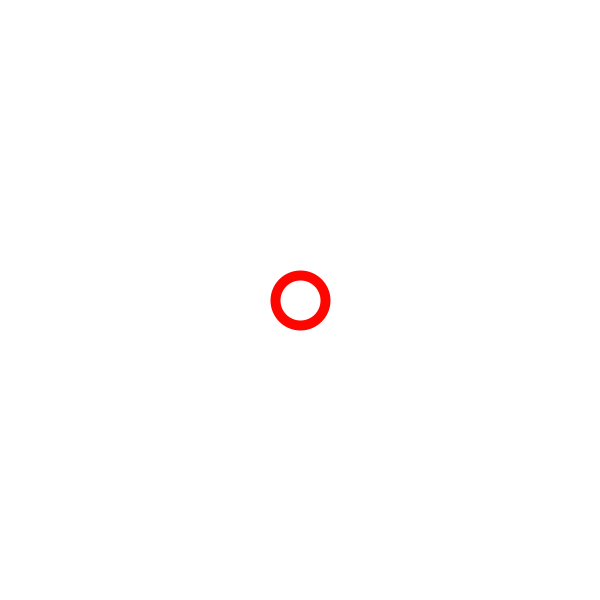
Frame 1 (no input)
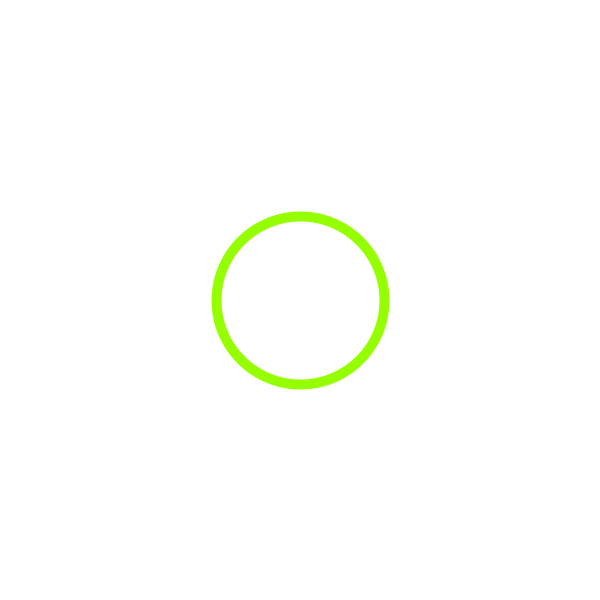
Frame 60 (the mouse pressed at the canvas centre just before this capture)
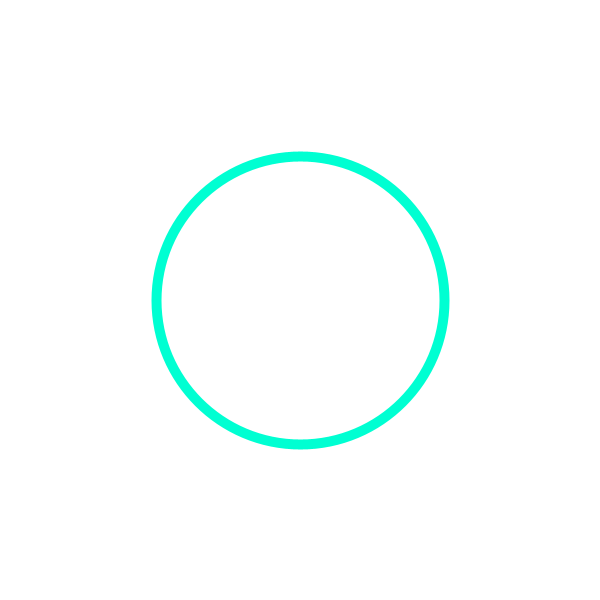
Frame 120 (the mouse held since frame 60 and released just before this capture)

The Processing sketch that drew these frames (run headless with seeded random() and noise(); from frame 60 on, the mouse is pressed at the canvas centre):

// Processing sketch: Rainbow_Shrinking_Moving_Circle
// ── Rainbow_Shrinking_Moving_Circle.pde
int radius; //for ellipse purposes
int circleX; //starting in the center
int circleY; //starting in the center
int circleSpeed; //how fast it will move when the key is presses
boolean circleIsShrinking = false; //circle is growing at first... if I wanted it to start skrinking this would be true
float c; //c is for color, you can have any variable here 
void setup() {
  size(600, 600);
  ellipseMode(CENTER); //technically you don't need this
  colorMode(HSB); // based on the instructions in the recitation
  frameRate(1000);
  circleX = width/2;
  circleY = height/2;
  radius = 25;
  circleSpeed = 100;
}

void draw() {
  background(255);
  fill(255, 255, 255, 0);
  noStroke(); //I don't want the background to have an outline
  rect(0, 0, width, height); //redrawing the background creates movement

  strokeWeight(10);
  if (c >= 255)  c=0;  
  else  c++; //this cycles through all the colors in the parameters
  stroke(c, 255, 255); //satruation and brightness is the same
  ellipse(circleX, circleY, radius*2, radius*2); ///this is just the size I wanted it... you can have it be whatever size you want


  // Make smaller if shrinking, bigger otherwise (they know if else) 
  if (circleIsShrinking) radius--;
  else radius++;

  // Test if instructions should be reversed (not sure if they know this yet)
  if (radius == 0 || radius == 300) circleIsShrinking = !circleIsShrinking;
}

void keyPressed() //remind people of syntax issues here 
{
  if ( (keyCode == LEFT) && (circleX > radius) )
  {
    circleX = circleX - circleSpeed;
  }

  if ( (keyCode == RIGHT) && (circleX < width-radius) )
  {
    circleX = circleX + circleSpeed;
  }

  if ( (keyCode == UP) && (circleY > radius) )
  {
    circleY = circleY - circleSpeed;
  }

  if ( (keyCode == DOWN) && (circleY < height-radius) )
  {
    circleY = circleY + circleSpeed;
  }
}
